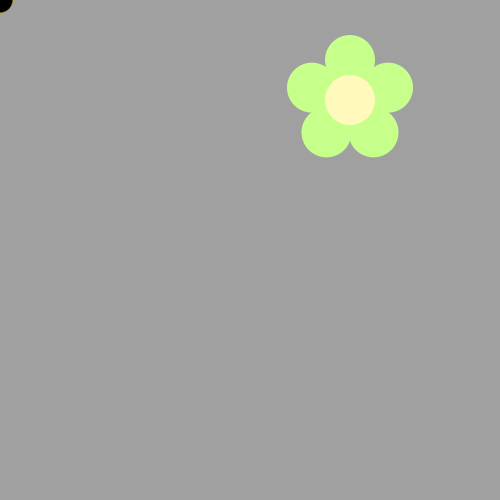
Frame 1 (no input)
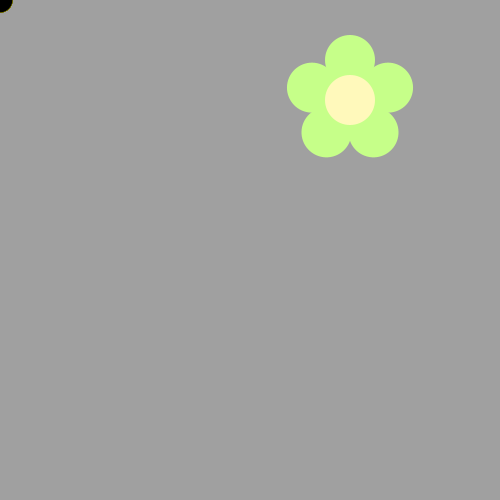
Frame 60 (the mouse pressed at the canvas centre just before this capture)
Frame 120 (the mouse held since frame 60 and released just before this capture): identical to frame 60, image omitted

The Processing sketch that drew these frames (run headless with seeded random() and noise(); from frame 60 on, the mouse is pressed at the canvas centre):

// Processing sketch: bumble_bee
// ── bumble_bee.pde

void setup() {
     ellipseMode(CENTER);
     size(500, 500);
     background(160, 160, 160);
     drawFlower(350, 100);
}

void draw() {
  
// First run the program and you should see a flower.  
  
  
/* Then, use a loop to make a body for the Bee! 
(see the image on the recipe, it's a diagonal line of circles)
Use modulo to make the colors alternate between yellow and black
*/
int x = 0;
 int y = 0;
 for(int i = 0; i < 10; i++) {
 if(i % 2 == 0) { 
fill(#FFF700); }
 else { fill(#000000); } ellipse(x,y,25,25); }

/*
Now put his head on using drawBeeFace(x,y)
*/

}

/**************   Use these methods but  DON'T CHANGE THE CODE BELOW  **************/

void drawFlower(int x, int y) {
     noStroke();
     translate(x, y);
     // draw 5 petals, rotating after each one
     fill(#c6ff89);      // green
      for (int i = 0; i < 5; i++) {
           ellipse(0, -40, 50, 50);
          rotate(radians(72));
     }
     fill(#fff9bb); // light yellow
     ellipse(0, 0, 50, 50);
} 
void drawBeeFace(int BeeFaceX, int BeeFaceY) {
     noStroke();
     fill(0, 0, 0);
     stroke(1);
     strokeWeight(5);
     line(BeeFaceX-10, BeeFaceY-27, BeeFaceX-17, BeeFaceY-50);
     line(BeeFaceX+10, BeeFaceY-27, BeeFaceX+17, BeeFaceY-50);
     ellipse(BeeFaceX-17, BeeFaceY-50, 10, 10);
     ellipse(BeeFaceX+17, BeeFaceY-50, 10, 10);
     noStroke();
     fill(255, 251, 28);
     ellipse(BeeFaceX, BeeFaceY, 60, 60); // face
     fill(255, 237, 209);
     fill(0,0,0);
      ellipse(BeeFaceX-10, BeeFaceY-15, 10, 10); // eyes
     ellipse(BeeFaceX+10, BeeFaceY-15, 10, 10);
      ellipse(BeeFaceX, BeeFaceY-5, 10, 10); // nose
      ellipse(BeeFaceX, BeeFaceY+10, 20, 10);// mouth
     fill(255, 251, 28);
     ellipse(BeeFaceX, BeeFaceY+5, 20, 6);
}
